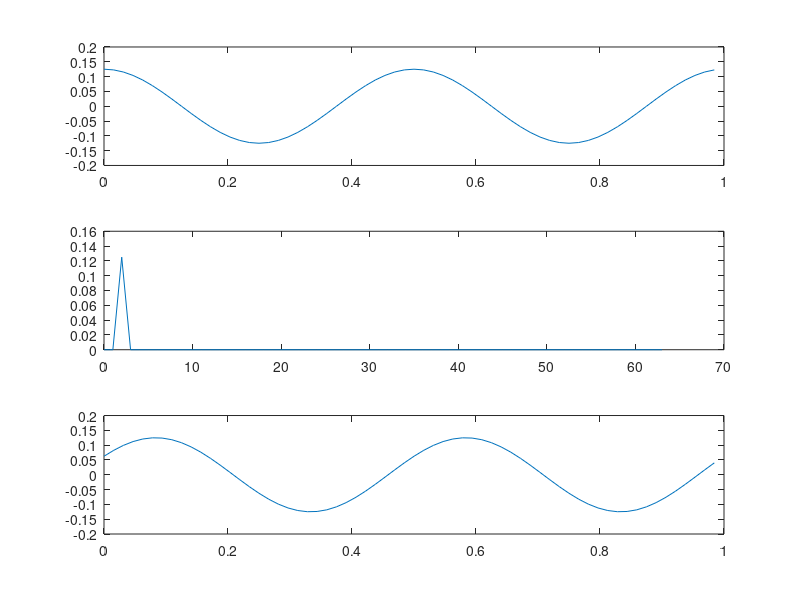

MATLAB code for this plot:
Orig = [0.125000 + 0.000000i 0.122598 + 0.000000i 0.115485 + 0.000000i 0.103934 + 0.000000i 0.088388 + 0.000000i 0.069446 + 0.000000i 0.047835 + 0.000000i 0.024386 + 0.000000i 0.000000 + 0.000000i -0.024386 + 0.000000i -0.047835 + 0.000000i -0.069446 + 0.000000i -0.088388 + 0.000000i -0.103934 + 0.000000i -0.115485 + 0.000000i -0.122598 + 0.000000i -0.125000 + 0.000000i -0.122598 + 0.000000i -0.115485 + 0.000000i -0.103934 + 0.000000i -0.088388 + 0.000000i -0.069446 + 0.000000i -0.047835 + 0.000000i -0.024386 + 0.000000i -0.000000 + 0.000000i 0.024386 + 0.000000i 0.047835 + 0.000000i 0.069446 + 0.000000i 0.088388 + 0.000000i 0.103934 + 0.000000i 0.115485 + 0.000000i 0.122598 + 0.000000i 0.125000 + 0.000000i 0.122598 + 0.000000i 0.115485 + 0.000000i 0.103934 + 0.000000i 0.088388 + 0.000000i 0.069446 + 0.000000i 0.047835 + 0.000000i 0.024386 + 0.000000i 0.000000 + 0.000000i -0.024386 + 0.000000i -0.047835 + 0.000000i -0.069446 + 0.000000i -0.088388 + 0.000000i -0.103934 + 0.000000i -0.115485 + 0.000000i -0.122598 + 0.000000i -0.125000 + 0.000000i -0.122598 + 0.000000i -0.115485 + 0.000000i -0.103934 + 0.000000i -0.088388 + 0.000000i -0.069446 + 0.000000i -0.047835 + 0.000000i -0.024386 + 0.000000i -0.000000 + 0.000000i 0.024386 + 0.000000i 0.047835 + 0.000000i 0.069446 + 0.000000i 0.088388 + 0.000000i 0.103934 + 0.000000i 0.115485 + 0.000000i 0.122598 + 0.000000i ];
 FFT = [-0.000000 + 0.000000i -0.000000 + 0.000000i 8.000000 + -0.000000i 0.000000 + -0.000000i -0.000000 + -0.000000i 0.000000 + -0.000000i -0.000000 + -0.000000i 0.000000 + 0.000000i 0.000000 + 0.000000i -0.000000 + 0.000000i 0.000000 + 0.000000i -0.000000 + 0.000000i 0.000000 + 0.000000i 0.000000 + -0.000000i -0.000000 + -0.000000i 0.000000 + 0.000000i 0.000000 + -0.000000i -0.000000 + 0.000000i 0.000000 + -0.000000i -0.000000 + -0.000000i 0.000000 + -0.000000i -0.000000 + -0.000000i 0.000000 + 0.000000i 0.000000 + 0.000000i -0.000000 + 0.000000i 0.000000 + 0.000000i -0.000000 + 0.000000i -0.000000 + -0.000000i 0.000000 + -0.000000i -0.000000 + 0.000000i -0.000000 + -0.000000i -0.000000 + -0.000000i 0.000000 + 0.000000i -0.000000 + -0.000000i 0.000000 + 0.000000i 0.000000 + 0.000000i -0.000000 + -0.000000i 0.000000 + -0.000000i -0.000000 + -0.000000i -0.000000 + -0.000000i -0.000000 + 0.000000i 0.000000 + -0.000000i 0.000000 + -0.000000i -0.000000 + 0.000000i -0.000000 + 0.000000i 0.000000 + 0.000000i -0.000000 + 0.000000i -0.000000 + -0.000000i 0.000000 + 0.000000i 0.000000 + 0.000000i 0.000000 + -0.000000i 0.000000 + 0.000000i -0.000000 + -0.000000i 0.000000 + 0.000000i -0.000000 + -0.000000i 0.000000 + 0.000000i -0.000000 + 0.000000i -0.000000 + -0.000000i 0.000000 + 0.000000i -0.000000 + -0.000000i 0.000000 + 0.000000i -0.000000 + 0.000000i -0.000000 + -0.000000i -0.000000 + -0.000000i ];
iFFT = [0.062500 + -0.108253i 0.082418 + -0.093980i 0.099169 + -0.076095i 0.112109 + -0.055286i 0.120741 + -0.032352i 0.124732 + -0.008175i 0.123931 + 0.016316i 0.118366 + 0.040180i 0.108253 + 0.062500i 0.093980 + 0.082418i 0.076095 + 0.099169i 0.055286 + 0.112109i 0.032352 + 0.120741i 0.008175 + 0.124732i -0.016316 + 0.123931i -0.040180 + 0.118366i -0.062500 + 0.108253i -0.082418 + 0.093980i -0.099169 + 0.076095i -0.112109 + 0.055286i -0.120741 + 0.032352i -0.124732 + 0.008175i -0.123931 + -0.016316i -0.118366 + -0.040180i -0.108253 + -0.062500i -0.093980 + -0.082418i -0.076095 + -0.099169i -0.055286 + -0.112109i -0.032352 + -0.120741i -0.008175 + -0.124732i 0.016316 + -0.123931i 0.040180 + -0.118366i 0.062500 + -0.108253i 0.082418 + -0.093980i 0.099169 + -0.076095i 0.112109 + -0.055286i 0.120741 + -0.032352i 0.124732 + -0.008175i 0.123931 + 0.016316i 0.118366 + 0.040180i 0.108253 + 0.062500i 0.093980 + 0.082418i 0.076095 + 0.099169i 0.055286 + 0.112109i 0.032352 + 0.120741i 0.008175 + 0.124732i -0.016316 + 0.123931i -0.040180 + 0.118366i -0.062500 + 0.108253i -0.082418 + 0.093980i -0.099169 + 0.076095i -0.112109 + 0.055286i -0.120741 + 0.032352i -0.124732 + 0.008175i -0.123931 + -0.016316i -0.118366 + -0.040180i -0.108253 + -0.062500i -0.093980 + -0.082418i -0.076095 + -0.099169i -0.055286 + -0.112109i -0.032352 + -0.120741i -0.008175 + -0.124732i 0.016316 + -0.123931i 0.040180 + -0.118366i ];

n = 64;
Fs = n;
t = 0:(1 / n):0.999999999;

% Original signal
subplot(3, 1, 1);
plot(t, Orig);

% FFT of a signal. This signal may not be exactly the original signal
% though. It could be a hilbert-transformed version of the original signal
% (analytic signal). We may need a hilbert-tranformed version of the
% original signal if the input signal is a real-only signal.
subplot(3, 1, 2);
P2 = abs(FFT/n);
fftt = 0:(Fs/n):(Fs-Fs/n);
plot(fftt, P2);


% This should be the phase shifted signals
% we only care about the real part of the ifft.
subplot(3, 1, 3);
plot(t, real(iFFT));
